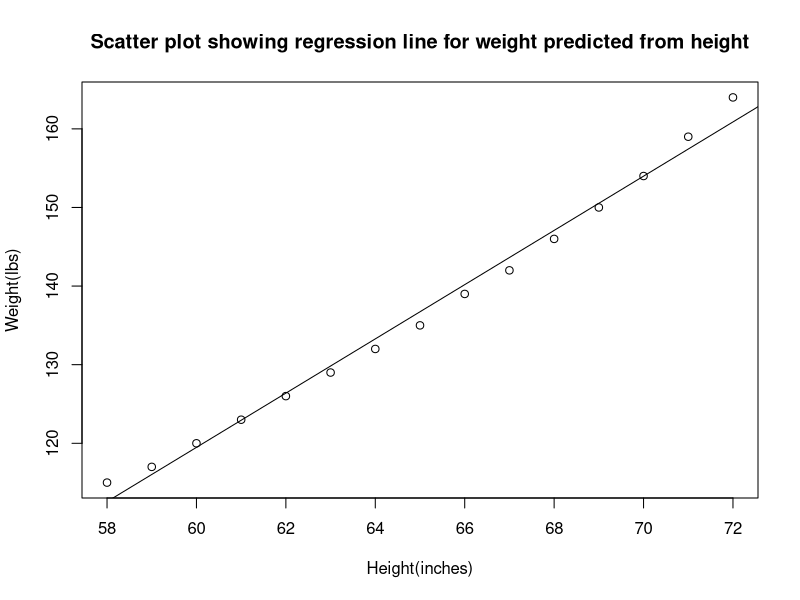
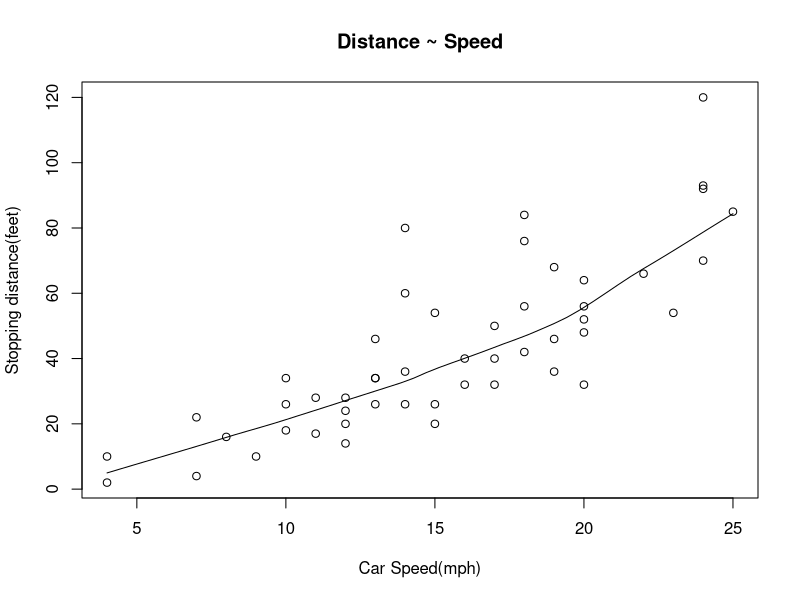
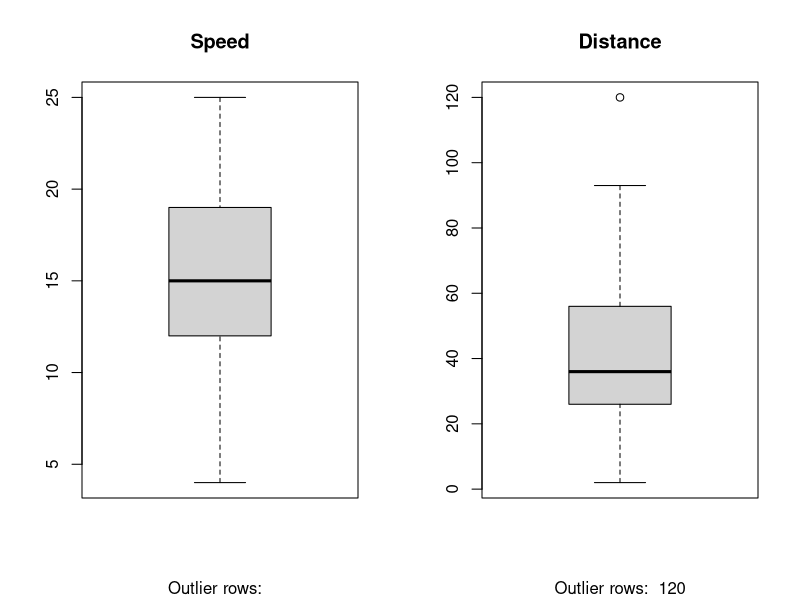
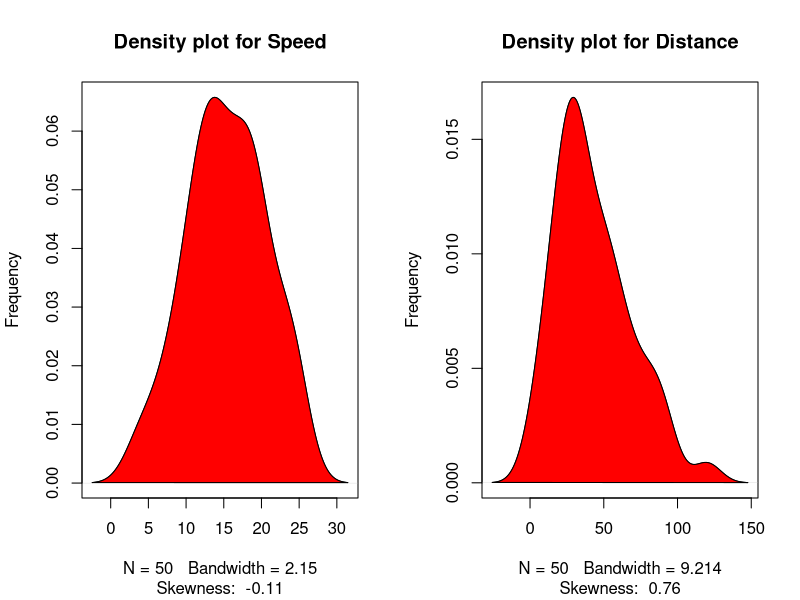
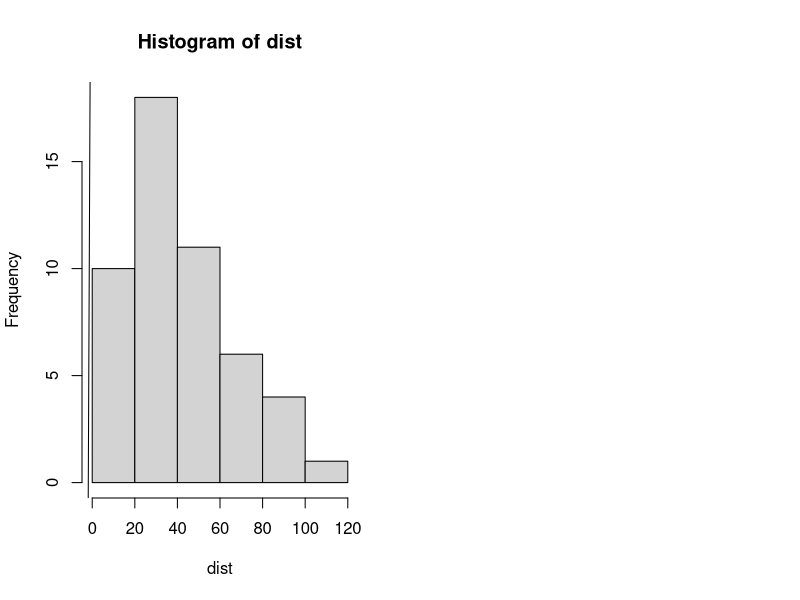

These charts were generated, in order, by the following R code:
# Use data set "women" containing
# Conatians height and weight data for 15 owmen between 30 - 39
# Dependent var = weight
# independent var = height

# Linear model syntax = (dependent ~ Independent)
attach(women)
simple_linear_model <- lm(weight ~ height, data = women)
simple_linear_model

plot(height, weight, 
     main = "Scatter plot showing regression line for weight predicted from height", 
     xlab = "Height(inches)", ylab = "Weight(lbs)")

# Line created with Simple lm for the defined varaibles
abline(simple_linear_model)
summary(simple_linear_model)

# No of **** shows the significance in the linear model

# weight woman = -87.52 + 3.45 * Height

# Correlation coefficient of the variables
confint(simple_linear_model)
cor(height, weight)

# If the RSE value is low then the model best fits the data
# Higher R-squared value higher will be the chances of good model
# Mulitple linear regression we will use adjusted r-square
# overall significance of the model - F statistic
# if p-value < cut-off value then it is highly significance
# Diagonise the model
############

######################## CARS DATA ########################
# Cars Dataset - Predict car stopping distance from speed
###########################################################

# First step -checking model assumptions
# For Linear Model:
# Linearity -  linear relationship or not ?
# Normality - If residuals are ND or not ?
# Homoscedasticity - If residuals have constant variance or not ?
# No collinearity - not a linear combination of each other
# Independence - Residuals are independent and not correlated

# Checking linearity
# independent = x-axis (speed)
# dependent = y-axis (distance)
attach(cars)
str(cars)
scatter.smooth(x = speed, y = dist, main = "Distance ~ Speed", 
               xlab = "Car Speed(mph)", 
               ylab = "Stopping distance(feet)")
# One of the value increases/decreases other value also increases/decreases (VICE-VERSA)

# Checking Correlation
cor(speed, dist)
# It is giving a high correlation value = 0.80
# Low correlation = value equal to zero

# Checking Outliers (value far away from the line)
# outlier = 1.5* IQR
opar <- par(no.readonly = TRUE)
par(mfrow = c(1,2)) # 1 row * cols
boxplot(speed, main = "Speed", 
        sub = paste("Outlier rows: ", 
                    boxplot.stats(speed)$out))

boxplot(dist, main = "Distance", 
        sub = paste("Outlier rows: ", 
                    boxplot.stats(dist)$out))

par <- opar

# We want to remove 1 outlier where dist = 120
cars <- subset(cars, cars$dist != 120)
nrow(cars)

# Checking Normality
install.packages("e1071")
library(e1071)

# Skewness < -1 or < 1 = Highly Skewed
# Moderately skewed = -1 to -0.5 & 0.5 to 1
# Highly Skewed = < -1 or > 1
# -0.5 to 0.5 = approx symmetrical
opar <- par(no.readonly = TRUE)
plot(density(speed), 
     main = "Density plot for Speed", 
     ylab = "Frequency", 
     sub = paste("Skewness: ", 
                 round(e1071::skewness(speed), 2)))

# Fill in the area under the plot with red
polygon(density(speed), col = "red")
# Skewness = -0.11 = approx symmetrical

plot(density(dist), 
     main = "Density plot for Distance", 
     ylab = "Frequency", 
     sub = paste("Skewness: ", 
                 round(e1071::skewness(dist), 2)))


# Fill in the area under the plot with red
polygon(density(dist), col = "red")
# Skewness = 0.5 = approx symmetrical

par <- opar

# Using qqnorm
opar <- par(no.readonly = TRUE)
par(mfrow = c(1,2))
hist(dist)
qqline(dist)
par = opar

# Create Training and Tesing Datasets
set.seed(1)
no_rows_data <- nrow(cars)
data_sample <- sample(1:no_rows_data, 
                      size = round(0.7 * no_rows_data), 
                      replace = FALSE)
# Replace
# Dont put the record into the sample again = FALSE
# Do put the record back into the sample = TRUE

training_data <- cars[data_sample, ]
testing_data <- cars[-data_sample, ]
# 34 + 15 = 49

# Linear model syntax = (dependent ~ Independent)
linear_model <- lm(dist ~ speed, data = training_data)
linear_model

summary(linear_model)
# No of **** shows that the data is more significance in the linear model

# Prediction
predicted_distance <- predict(linear_model, testing_data)
predicted_distance

actuals_predictions <- data.frame(cbind(actuals = testing_data$dist, 
                                        predicted = predicted_distance))


head(actuals_predictions, 15)

correllation_accuracy <- cor(actuals_predictions)
correllation_accuracy











